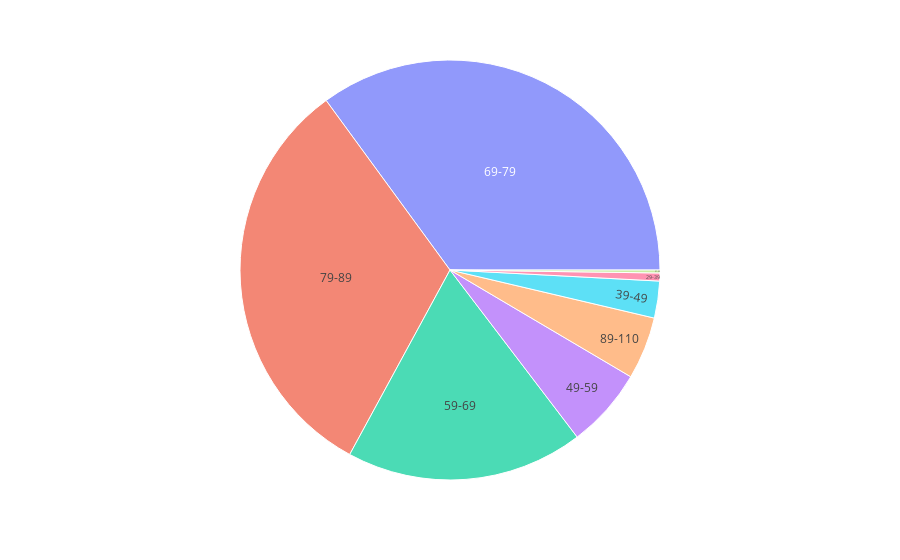

The notebook cell this image was saved under:
### Code cell
# 59 Using Sunburst chart display patients Age group, occupation and BMI Group
import plotly.express as px 
import pandas as pd   
Demograph=pd.read_excel('Cardiac_Outcomes.xlsx', sheet_name='Demography')  
fig = px.sunburst(Demograph, path=[ 
                            'ageCat'],  
                  values='BMI') 
fig.show()

### Figure 1 — Plotly figure (JSON) as saved in the notebook; plotly's stock layout.template omitted (floating-point values rounded to 4 significant figures)
{"data": [{"branchvalues": "total", "domain": {"x": [0, 1], "y": [0, 1]}, "hovertemplate": "labels=%{label}<br>BMI=%{value}<br>parent=%{parent}<br>id=%{id}<extra></extra>", "ids": ["21-29", "29-39", "39-49", "49-59", "59-69", "69-79", "79-89", "89-110"], "labels": ["21-29", "29-39", "39-49", "49-59", "59-69", "69-79", "79-89", "89-110"], "name": "", "parents": ["", "", "", "", "", "", "", ""], "type": "sunburst", "values": [99.68, 268.9, 1241.0, 2691.0, 8000.0, 15330.0, 14020.0, 2106.0]}], "layout": {"autosize": true, "legend": {"tracegroupgap": 0}, "margin": {"t": 60}}}
